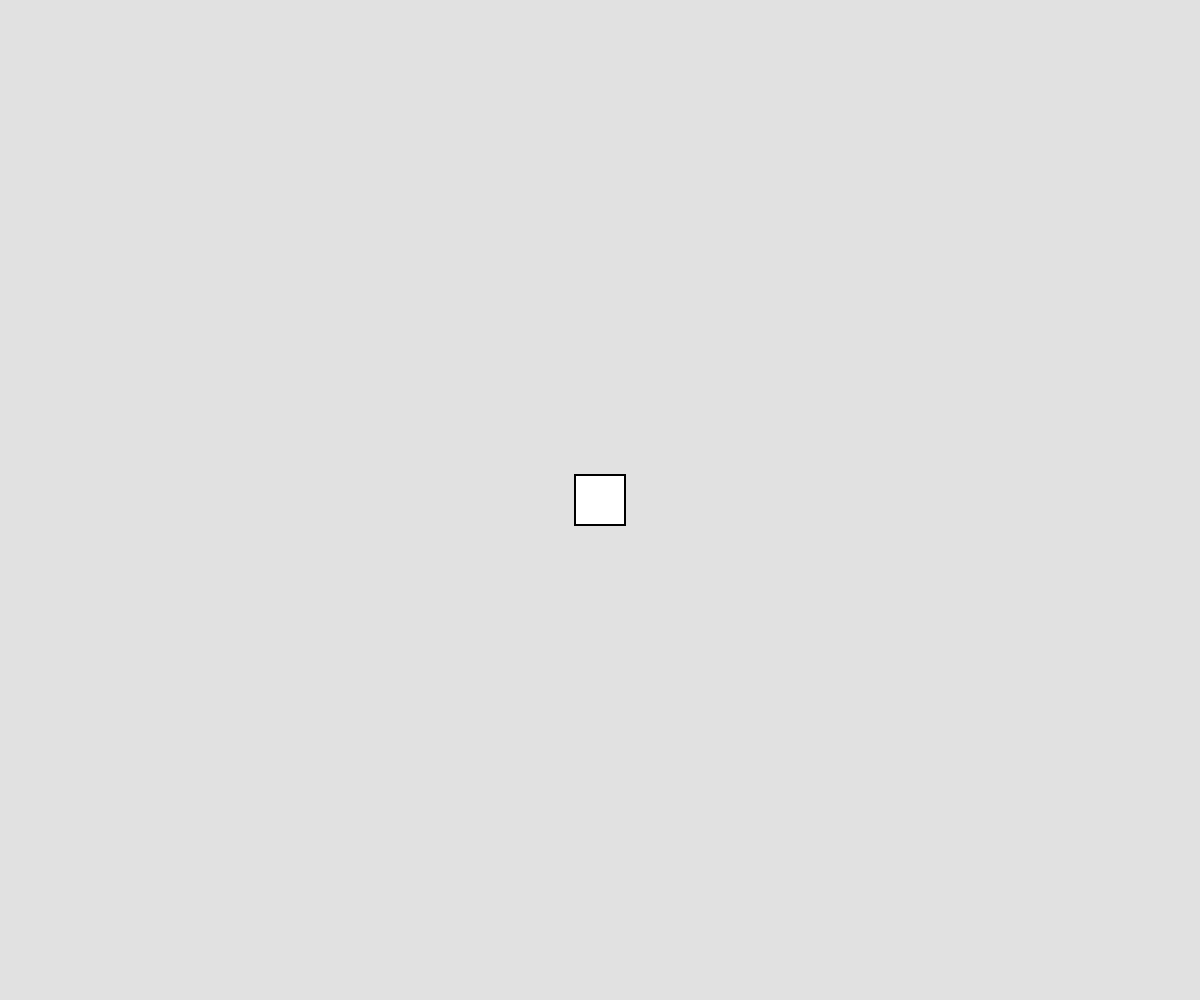
Frame 1 (no input)
Frame 60 (no input): identical to frame 1, image omitted
Frame 120 (the mouse pressed at the canvas centre since frame 60): identical to frame 1, image omitted

The p5.js sketch that drew this single still picture (run headless with seeded random() and noise() and a simulated clock; from frame 60 on, the mouse is pressed at the canvas centre):

// p5.js sketch
// ── sketch.js
// Project Title
// Your Name
// Date
//
// Extra for Experts:
// - describe what you did to take this project "above and beyond"

let player;
let up, down, left, right = false;
let bullets = [];

function setup() {
  createCanvas(windowWidth, windowHeight);
  smooth();
  player = (new Player(width / 2, height / 2));
  bullets = (new Bullets);
}

function draw() {
  background(225);
  player.display();
  player.move();
  // Bullets.display();
  // Bullets.move();

}


class Player {
  constructor() {
    this.x = width / 2;
    this.y = height / 2;
    this.size = 50;
    this.angle = 0;
  }

  move() {
    this.xSpeed = 15;
    this.ySpeed = 15;
    print(up, down, left, right);
    if (up === true) {
      if (this.y > 34) {
        this.y -= this.xSpeed;
        this.angle -= 15;
      }
    }
    if (down === true) {
      if (this.y < 758) {
        this.y += this.xSpeed;
        this.angle += 15;
      }
    }
    if (left === true) {
      if (this.x > 34) {
        this.x -= this.xSpeed;
        this.angle -= 15;
      }
    }
    if (right === true) {
      if (this.x < 1568) {
        this.x += this.xSpeed;
        this.angle += 15;
      }
    }
  }
  display() {
    rectMode(CENTER);
    fill(255);
    strokeWeight(2);
    push();
    translate(this.x, this.y);
    rotate(radians(this.angle));
    rect(0, 0, this.size, this.size);
    pop();
  }
}

function keyPressed() {
  if (keyCode === UP_ARROW) up = true;
  if (keyCode === DOWN_ARROW) down = true;
  if (keyCode === LEFT_ARROW) left = true;
  if (keyCode === RIGHT_ARROW) right = true;
}

function keyReleased() {
  if (keyCode === UP_ARROW) up = false;
  if (keyCode === DOWN_ARROW) down = false;
  if (keyCode === LEFT_ARROW) left = false;
  if (keyCode === RIGHT_ARROW) right = false;
}
class Bullets {
  constructor() {
    this.x;
    this.y;
    this.w;
    this.xSpeed;
    this.ySpeed;
    this.life = 255;
    this.size = 10;
    this.bulletVisible = false;
  }
  Bullets(tempX, tempY, tempW, tempXspeed, tempYspeed) {
    this.x = tempX;
    this.y = tempY;
    this.w = tempW;
    this.xspeed = tempXspeed;
    this.yspeed = tempYspeed;
  }
  move() {
    this.x = this.x + this.xspeed;
    this.x = this.x + this.yspeed;
    if (this.x < 4) {
      this.life -= -1;
    }
    if (this.y < 4) {
      this.life -= -1;
    }
    if (this.x < width - 4) {
      this.life -= -1;
    }
    if (this.y < width - 4) {
      this.life -= -1;
    }
    if (this.life === -1) {
      this.bulletVisable = false;
    }
  }
  display() {
    rectMode(CENTER);
    fill(244, 2, 2);
    noStroke();
    push();
    translate(mouseX, mouseY, this.x, this.y);
    rect(30, 20, 55, 55);
    pop();

  }
}

class Shield {
  constructor() {

  }
  move() {

  }
  display() {

  }
}
